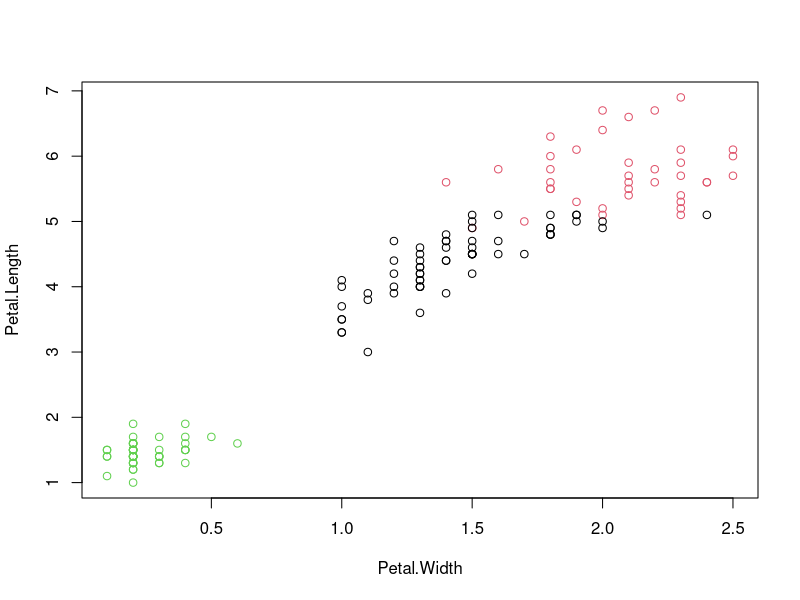
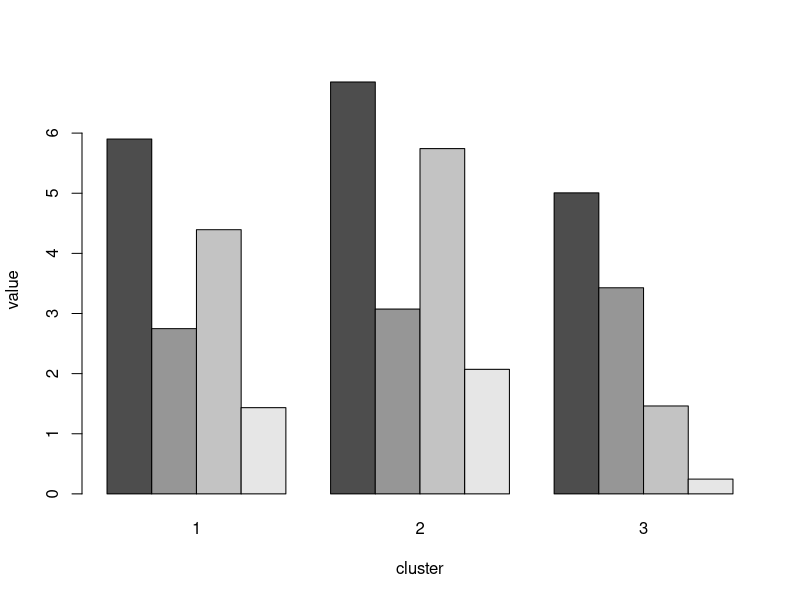
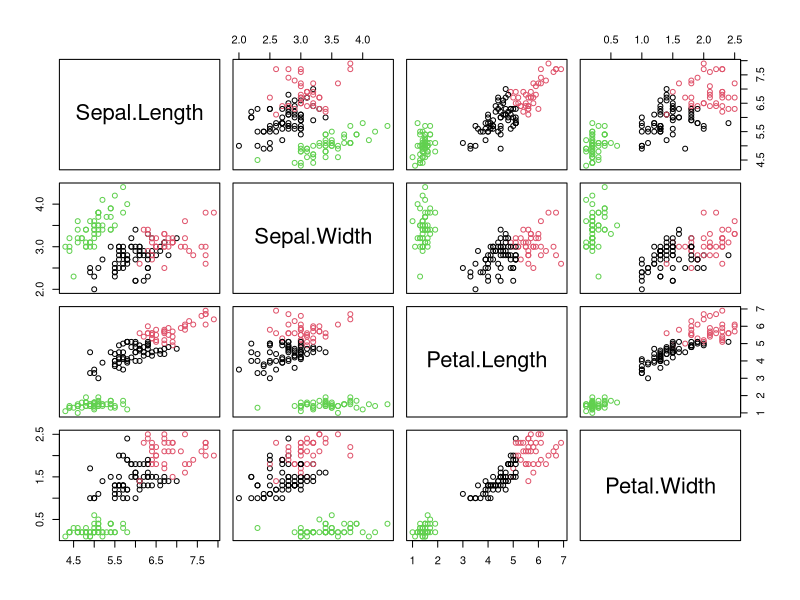

The R source for these figures, in order:
# kmeans

iris2 <- iris[, 1:4]
head(iris2)

iris_kmeans <- kmeans(iris2, 3)
iris_kmeans

table(iris$Species, iris_kmeans$cluster)

plot(Petal.Length ~ Petal.Width, data = iris2, col = iris_kmeans$cluster)

barplot(t(iris_kmeans$centers), beside = TRUE,xlab="cluster", ylab="value")

plot(iris[,1:4], col = iris_kmeans$cluster)